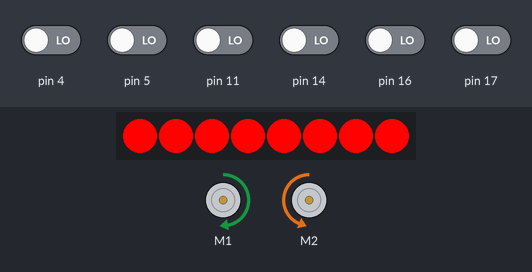
Recording of a sketch running on a simulated Arduino Uno, built with avr-gcc and run on an emulated ATmega328P. On the bench: 8 RGB LEDs in strip order, left to right, 2 × DC motor (green arrow = forward, orange = backward, longer = faster). Inputs (shaded band) come from the test bench; at power-on: pin 4, pin 5, pin 11, pin 14, pin 16, pin 17 LOW.

Above: at 1.13 s.
1.3 s: pin 4 driven HIGH
At 1.73 s:
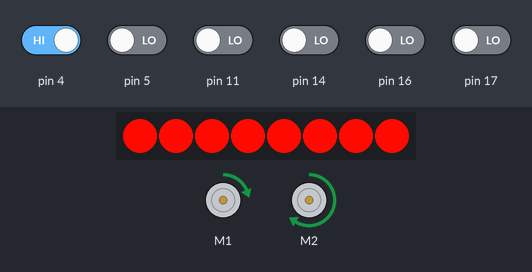
3.9 s: pin 4 driven LOW
At 4.0 s:
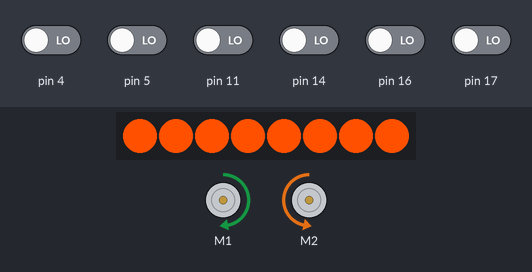
5.6 s: pin 5 driven HIGH
At 7.27 s:
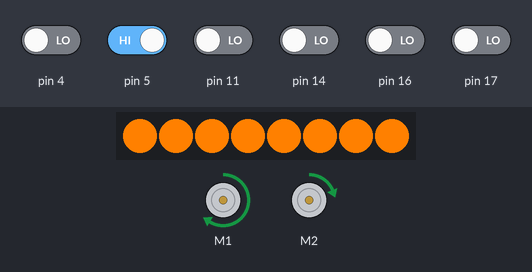
8.3 s: pin 5 driven LOW
At 8.57 s:
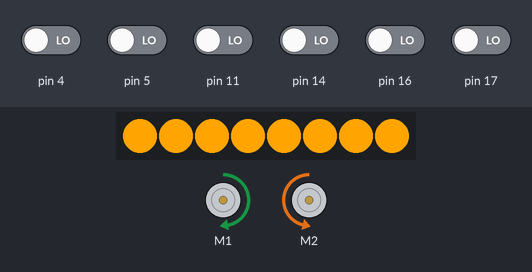
10.0 s: pin 11 driven HIGH
At 11.07 s:
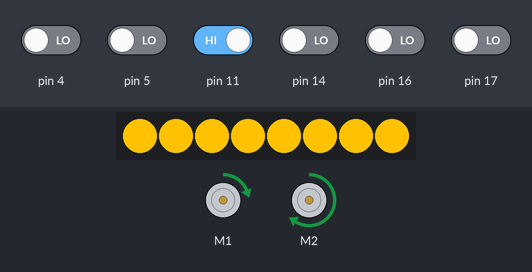
12.7 s: pin 11 driven LOW
At 12.97 s:
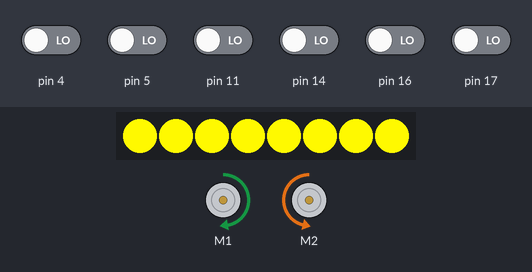
Timing chart, 0 to 18.3 s (numbered marks = the images above; inputs shaded):
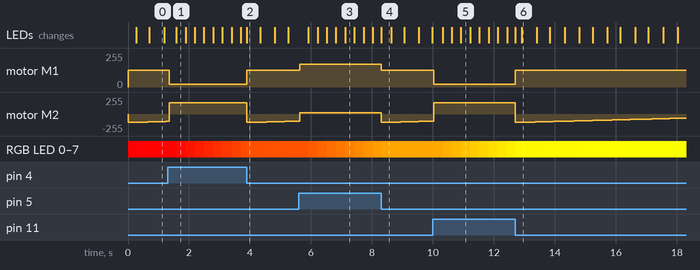

The sketch:

ZumoLineFollowV5.ino
```cpp
#include <Wire.h>
#include <ZumoShield.h>
#include <Adafruit_NeoPixel.h>

#define NEON_PIN 3
#define NLIGHTS 8
#define NEON_SPEED 5
#define NUM_SENSORS 6
#define SINGLE_ON_LINE_THRESHOLD 1200
#define MAX_SPEED 200
#define SPIRAL_DELAY 50
#define MAX_REFLECTANCE 2000

uint8_t numSensorsOnLine;
uint64_t spiralTime;


unsigned int sensorValues[NUM_SENSORS];
unsigned int leftSensorValue;
unsigned int rightSensorValue;
unsigned int leftSpeed;
unsigned int rightSpeed;

//neon lights
int neon_red;
int neon_green;
int neon_blue;
int neon_hue;
float neon_repeats;
uint32_t neon_rgbColour;
Adafruit_NeoPixel neonKit(NLIGHTS, NEON_PIN, NEO_GRB + NEO_KHZ800);

enum direction
{
    DLeft,
    DRight,
};
direction turnPreference;

enum state
{
    SCenterOnLine,
    SPrepareToTurn,
    SDriveStraight,
    SSpiral,
};
state roboState;

ZumoMotors zMotors;
ZumoReflectanceSensorArray zReflectorSensors;

void setup()
{
    zReflectorSensors.init();

    neon_blue = 0;
    neon_green = 0;
    neon_red = 0;
    neon_hue = 0;
    neon_repeats = 0.25;

    neonKit.begin();
}

void loop()
{
    checkSensors();
    checkState();
    updateNeons();

    switch (roboState)
    {
        case SCenterOnLine:
            centerOnLine();
            break;

        case SPrepareToTurn:
            PrepareToTurn();
            break;

        case SDriveStraight:
            DriveStraight();
            break;

        case SSpiral:
            Spiral();
            break;

        default:
            break;
    }
}

void checkState()
{
    if (numSensorsOnLine == NUM_SENSORS)
    {
        roboState = SDriveStraight;
    }
    else if(numSensorsOnLine == NUM_SENSORS - 1)
    {
        roboState = SPrepareToTurn;
    }
    else if (numSensorsOnLine == 0)
    {
        roboState = SSpiral;
    }
    else
    {
        roboState = SCenterOnLine;
    }


    //reset the spiral timer when the robot falls out of the spiral
    if(roboState != SSpiral)
    {
        spiralTime = 0;
    }

}

void checkSensors()
{
    numSensorsOnLine = 0;
    zReflectorSensors.read(sensorValues);
    for(int i = 0; i < NUM_SENSORS; i++)
    {
        if(sensorValues[i] > SINGLE_ON_LINE_THRESHOLD)
        {
            numSensorsOnLine++;
        }
    }
}

void centerOnLine()
{
    leftSensorValue = 0;
    rightSensorValue = 0;

    //Get the total 'amount' of line on the left of the robot
    for(int i = 0; i < NUM_SENSORS/2; i++)
    {
        leftSensorValue += sensorValues[i];
    }

    //Get the total 'amount' of line on the right of the robot
    for(int i = NUM_SENSORS/2; i < NUM_SENSORS; i++)
    {
        rightSensorValue += sensorValues[i];
    }

    //scale the sensor values down to appropriate speeds
    rightSpeed = leftSensorValue / (MAX_REFLECTANCE / MAX_SPEED);
    leftSpeed = rightSensorValue / (MAX_REFLECTANCE / MAX_SPEED);

    zMotors.setSpeeds(leftSpeed, rightSpeed);

}

void PrepareToTurn() //updating the turn preference then driving foward
{
    //Update turn preference
    if(sensorValues[0] < SINGLE_ON_LINE_THRESHOLD) //If the far left sensor is on the line
    {
        turnPreference = DLeft;
    }
    else if(sensorValues[NUM_SENSORS] < SINGLE_ON_LINE_THRESHOLD) //If the far right sensor is on the line
    {
        turnPreference = DRight;
    }

    DriveStraight();
}

void DriveStraight() //drive fowards
{
    zMotors.setSpeeds(MAX_SPEED, MAX_SPEED);
}

void Spiral() //spiral outwards
{
    //decide on weather to turn left or right
    switch (turnPreference)
    {
        case DLeft:
            zMotors.setSpeeds(MAX_SPEED, (MAX_SPEED*-1) + spiralTime);
            break;

        case DRight:
            zMotors.setSpeeds((MAX_SPEED*-1) + spiralTime, MAX_SPEED);
            break;

        default:
            break;
    }

    //increase the diameter of the spiral
        spiralTime++;
        if(spiralTime >= MAX_SPEED)
        {
            spiralTime = MAX_SPEED;
        }
        delay(SPIRAL_DELAY);
}

void updateNeons()
{
    neon_rgbColour = neonKit.ColorHSV(neon_hue);
    for(int i = 0; i < NLIGHTS; i++)
    {
        neonKit.setPixelColor(i, neon_rgbColour);
    }
    neonKit.show();
    neon_hue += NEON_SPEED;
}
```

Measured:
- after the input at 1.3 s, motor M1: forward 127/255 → forward 19/255 after 0.05 s
- after the input at 3.9 s, motor M1: forward 19/255 → forward 127/255 at once
- after the input at 5.6 s, motor M1: forward 127/255 → forward 172/255 at once
- after the input at 8.3 s, motor M1: forward 172/255 → forward 127/255 at once
- after the input at 10.0 s, motor M1: forward 127/255 → forward 19/255 at once
- after the input at 12.7 s, motor M1: forward 19/255 → forward 127/255 at once
